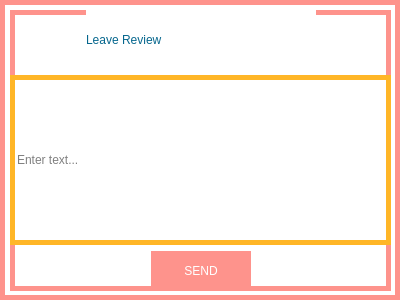
<?xml version="1.0" encoding="UTF-8"?>
<ui version="4.0">
 <class>Dialog</class>
 <widget class="QDialog" name="Dialog">
  <property name="geometry">
   <rect>
    <x>0</x>
    <y>0</y>
    <width>400</width>
    <height>300</height>
   </rect>
  </property>
  <property name="windowTitle">
   <string>Dialog</string>
  </property>
  <widget class="QGroupBox" name="groupBox">
   <property name="geometry">
    <rect>
     <x>0</x>
     <y>0</y>
     <width>400</width>
     <height>300</height>
    </rect>
   </property>
   <property name="minimumSize">
    <size>
     <width>400</width>
     <height>300</height>
    </size>
   </property>
   <property name="maximumSize">
    <size>
     <width>400</width>
     <height>300</height>
    </size>
   </property>
   <property name="styleSheet">
    <string notr="true">background-color: rgb(255, 255, 255);
border: 5px solid;
border-color: #FE938C;</string>
   </property>
   <property name="title">
    <string/>
   </property>
   <widget class="QWidget" name="">
    <property name="geometry">
     <rect>
      <x>10</x>
      <y>10</y>
      <width>381</width>
      <height>281</height>
     </rect>
    </property>
    <layout class="QVBoxLayout" name="verticalLayout">
     <item>
      <layout class="QHBoxLayout" name="horizontalLayout_2">
       <item>
        <spacer name="horizontalSpacer_3">
         <property name="orientation">
          <enum>Qt::Horizontal</enum>
         </property>
         <property name="sizeHint" stdset="0">
          <size>
           <width>40</width>
           <height>20</height>
          </size>
         </property>
        </spacer>
       </item>
       <item>
        <widget class="QLabel" name="label_13">
         <property name="minimumSize">
          <size>
           <width>230</width>
           <height>40</height>
          </size>
         </property>
         <property name="maximumSize">
          <size>
           <width>230</width>
           <height>16777215</height>
          </size>
         </property>
         <property name="styleSheet">
          <string notr="true">font: 25pt &quot;Stencil&quot;;
color:  rgb(5, 102, 141);
border: 0px;</string>
         </property>
         <property name="text">
          <string>Leave Review</string>
         </property>
        </widget>
       </item>
       <item>
        <spacer name="horizontalSpacer_4">
         <property name="orientation">
          <enum>Qt::Horizontal</enum>
         </property>
         <property name="sizeHint" stdset="0">
          <size>
           <width>40</width>
           <height>20</height>
          </size>
         </property>
        </spacer>
       </item>
      </layout>
     </item>
     <item>
      <widget class="QLineEdit" name="reviewTextField">
       <property name="minimumSize">
        <size>
         <width>300</width>
         <height>170</height>
        </size>
       </property>
       <property name="maximumSize">
        <size>
         <width>400</width>
         <height>170</height>
        </size>
       </property>
       <property name="styleSheet">
        <string notr="true">border: 5px solid;
border-color: #FFB627;
background-color: rgb(255, 255, 255);
font: 10pt &quot;Stencil&quot;;
color: gray;
</string>
       </property>
       <property name="text">
        <string>Enter text...</string>
       </property>
      </widget>
     </item>
     <item>
      <layout class="QHBoxLayout" name="horizontalLayout">
       <item>
        <spacer name="horizontalSpacer">
         <property name="orientation">
          <enum>Qt::Horizontal</enum>
         </property>
         <property name="sizeHint" stdset="0">
          <size>
           <width>40</width>
           <height>20</height>
          </size>
         </property>
        </spacer>
       </item>
       <item>
        <widget class="QPushButton" name="sendReviewButton">
         <property name="minimumSize">
          <size>
           <width>100</width>
           <height>40</height>
          </size>
         </property>
         <property name="styleSheet">
          <string notr="true">background-color: rgb(254, 147, 140);
font: 15pt  &quot;Stencil&quot;;
color: white;</string>
         </property>
         <property name="text">
          <string>SEND</string>
         </property>
        </widget>
       </item>
       <item>
        <spacer name="horizontalSpacer_2">
         <property name="orientation">
          <enum>Qt::Horizontal</enum>
         </property>
         <property name="sizeHint" stdset="0">
          <size>
           <width>40</width>
           <height>20</height>
          </size>
         </property>
        </spacer>
       </item>
      </layout>
     </item>
    </layout>
   </widget>
  </widget>
 </widget>
 <resources/>
 <connections/>
</ui>
